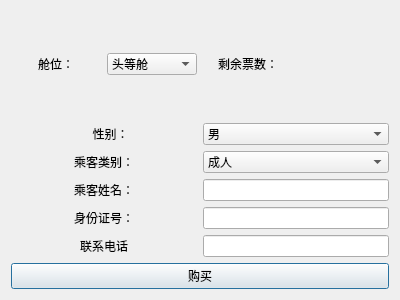
<?xml version="1.0" encoding="UTF-8"?>
<ui version="4.0">
 <class>Dialog_jump_buy</class>
 <widget class="QDialog" name="Dialog_jump_buy">
  <property name="geometry">
   <rect>
    <x>0</x>
    <y>0</y>
    <width>400</width>
    <height>300</height>
   </rect>
  </property>
  <property name="windowTitle">
   <string>购买机票</string>
  </property>
  <property name="windowIcon">
   <iconset>
    <normaloff>flight.png</normaloff>flight.png</iconset>
  </property>
  <layout class="QVBoxLayout" name="verticalLayout_2">
   <item>
    <layout class="QVBoxLayout" name="verticalLayout">
     <item>
      <layout class="QHBoxLayout" name="horizontalLayout">
       <item>
        <widget class="QLabel" name="label_6">
         <property name="text">
          <string>舱位：</string>
         </property>
         <property name="alignment">
          <set>Qt::AlignCenter</set>
         </property>
        </widget>
       </item>
       <item>
        <widget class="QComboBox" name="com_class">
         <item>
          <property name="text">
           <string>头等舱</string>
          </property>
         </item>
         <item>
          <property name="text">
           <string>商务舱</string>
          </property>
         </item>
         <item>
          <property name="text">
           <string>经济舱</string>
          </property>
         </item>
        </widget>
       </item>
       <item>
        <widget class="QLabel" name="label_5">
         <property name="text">
          <string>剩余票数：</string>
         </property>
         <property name="alignment">
          <set>Qt::AlignCenter</set>
         </property>
        </widget>
       </item>
       <item>
        <widget class="QLabel" name="remain_num">
         <property name="text">
          <string/>
         </property>
         <property name="alignment">
          <set>Qt::AlignCenter</set>
         </property>
        </widget>
       </item>
      </layout>
     </item>
     <item>
      <layout class="QHBoxLayout" name="horizontalLayout_4">
       <item>
        <widget class="QLabel" name="label_2">
         <property name="text">
          <string>    性别：</string>
         </property>
         <property name="alignment">
          <set>Qt::AlignCenter</set>
         </property>
        </widget>
       </item>
       <item>
        <widget class="QComboBox" name="sex">
         <item>
          <property name="text">
           <string>男</string>
          </property>
         </item>
         <item>
          <property name="text">
           <string>女</string>
          </property>
         </item>
        </widget>
       </item>
      </layout>
     </item>
     <item>
      <layout class="QHBoxLayout" name="horizontalLayout_6">
       <item>
        <widget class="QLabel" name="label_8">
         <property name="text">
          <string>乘客类别：</string>
         </property>
         <property name="alignment">
          <set>Qt::AlignCenter</set>
         </property>
        </widget>
       </item>
       <item>
        <widget class="QComboBox" name="combo_kind">
         <item>
          <property name="text">
           <string>成人</string>
          </property>
         </item>
         <item>
          <property name="text">
           <string>小孩</string>
          </property>
         </item>
         <item>
          <property name="text">
           <string>老人</string>
          </property>
         </item>
         <item>
          <property name="text">
           <string>病人</string>
          </property>
         </item>
         <item>
          <property name="text">
           <string>残疾</string>
          </property>
         </item>
        </widget>
       </item>
      </layout>
     </item>
     <item>
      <layout class="QHBoxLayout" name="horizontalLayout_5">
       <item>
        <widget class="QLabel" name="label_7">
         <property name="text">
          <string>乘客姓名：</string>
         </property>
         <property name="alignment">
          <set>Qt::AlignCenter</set>
         </property>
        </widget>
       </item>
       <item>
        <widget class="QLineEdit" name="name">
         <property name="sizePolicy">
          <sizepolicy hsizetype="Preferred" vsizetype="Fixed">
           <horstretch>0</horstretch>
           <verstretch>0</verstretch>
          </sizepolicy>
         </property>
        </widget>
       </item>
      </layout>
     </item>
     <item>
      <layout class="QHBoxLayout" name="horizontalLayout_3">
       <item>
        <widget class="QLabel" name="label_3">
         <property name="text">
          <string>身份证号：</string>
         </property>
         <property name="alignment">
          <set>Qt::AlignCenter</set>
         </property>
        </widget>
       </item>
       <item>
        <widget class="QLineEdit" name="identity_num">
         <property name="sizePolicy">
          <sizepolicy hsizetype="Preferred" vsizetype="Fixed">
           <horstretch>0</horstretch>
           <verstretch>0</verstretch>
          </sizepolicy>
         </property>
        </widget>
       </item>
      </layout>
     </item>
     <item>
      <layout class="QHBoxLayout" name="horizontalLayout_2">
       <item>
        <widget class="QLabel" name="label_4">
         <property name="text">
          <string>联系电话</string>
         </property>
         <property name="alignment">
          <set>Qt::AlignCenter</set>
         </property>
        </widget>
       </item>
       <item>
        <widget class="QLineEdit" name="phone_num">
         <property name="sizePolicy">
          <sizepolicy hsizetype="Preferred" vsizetype="Fixed">
           <horstretch>0</horstretch>
           <verstretch>0</verstretch>
          </sizepolicy>
         </property>
        </widget>
       </item>
      </layout>
     </item>
     <item>
      <widget class="QPushButton" name="pushButton">
       <property name="text">
        <string>购买</string>
       </property>
      </widget>
     </item>
    </layout>
   </item>
  </layout>
 </widget>
 <resources/>
 <connections/>
</ui>
